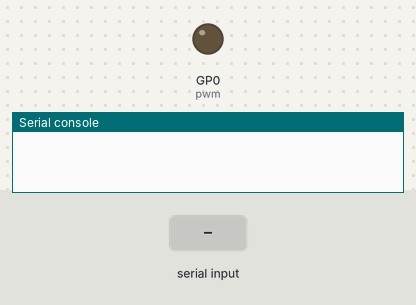
The program below on a simulated Raspberry Pi Pico running MicroPython. Parts: output pins drawn as LEDs (lit = HIGH), the last lines printed to the serial console. The test bench sets the inputs (shaded band).

Above: at 1.2 s.
1.3 s: "5" typed at the serial console, then Enter
At 1.6 s:
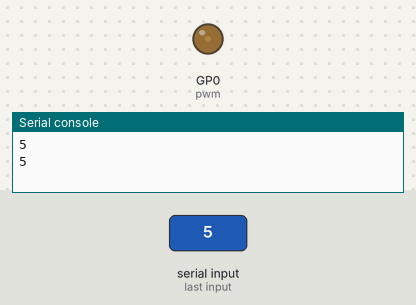
3.3 s: "90" typed at the serial console, then Enter
At 3.7 s:
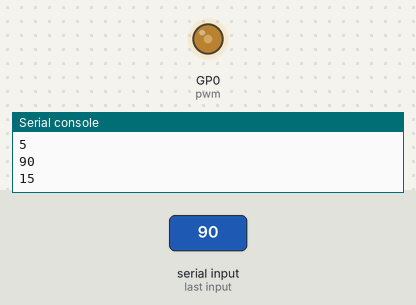
Timing chart, 0 to 6.3 s (numbered marks = the images above; inputs shaded):
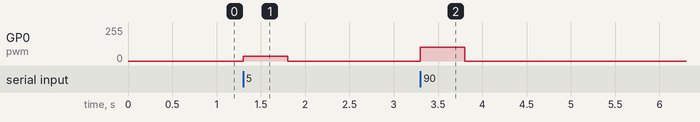

The program:

main.py
```python
import sys
import select
from machine import Pin, PWM


pwm = PWM(Pin(0))
pwm.freq(100_000)
pwm.duty_u16(0)

MAX = 0.4
TIMEOUT_MS = 500

poller = select.poll()
poller.register(sys.stdin, select.POLLIN)


def setze(stufe):
    pwm.duty_u16(int(65535 * MAX * stufe / 15))

while True:
    if poller.poll(TIMEOUT_MS):
        zeile = sys.stdin.readline().strip()
        try:
            stufe = max(0, min(15, int(zeile)))
            setze(stufe)
            print(stufe)
        except ValueError:
            pass
    else:
        setze(0)
```

Measured:
- after the input at 1.3 s, GP0 (pwm): 0/255 → 34/255 at once, → 0/255 0.50 s later
- after the input at 3.3 s, GP0 (pwm): 0/255 → 102/255 at once, → 0/255 0.50 s later
